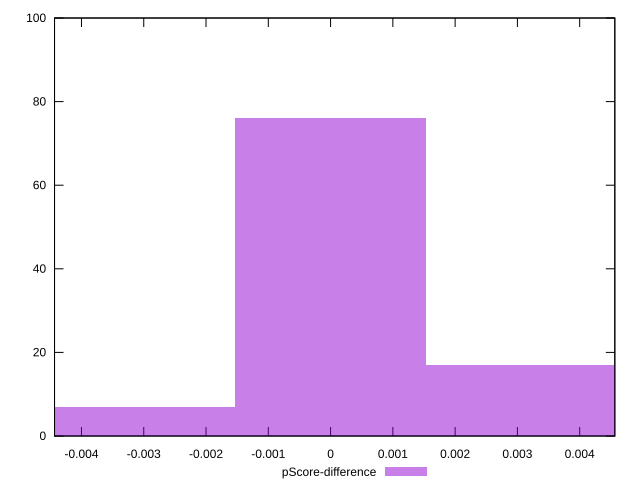

This figure's gnuplot source:
reset

$pScoreDifference <<EOF
0.0030647791572699077 17
0 76
-0.0030647791572699077 7
EOF

set key outside below
set boxwidth 0.0030647791572699077
set xrange [-0.0044326541275390065:0.004564308868810374]
set yrange [0:100]
set trange [0:100]
set style fill transparent solid 0.5 noborder
set terminal svg size 640, 490 enhanced background rgb 'white'
set output "report/report_00029_2021-02-24T13-36-40.390Z/largest-contentful-paint/samples/astro/pScore-difference/histogram.svg"

plot $pScoreDifference title "pScore-difference" with boxes

reset
